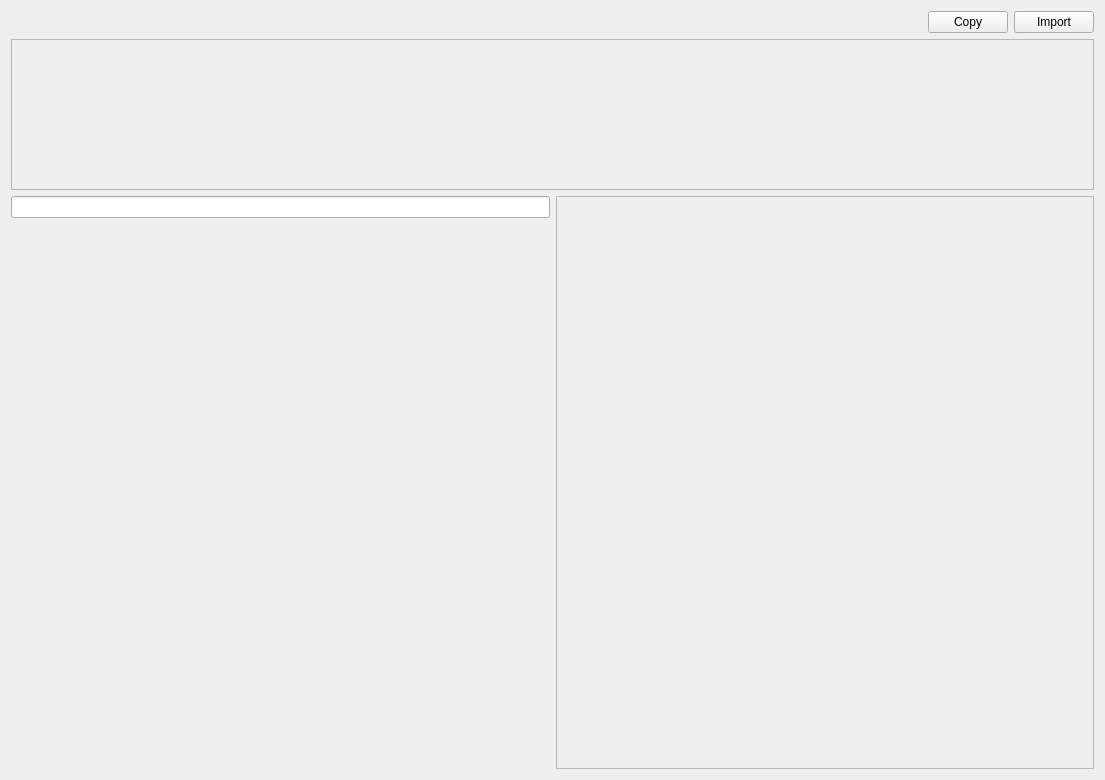
<?xml version="1.0" encoding="UTF-8"?>
<ui version="4.0">
 <class>QtGuiProgramDetails</class>
 <widget class="QWidget" name="QtGuiProgramDetails">
  <property name="geometry">
   <rect>
    <x>0</x>
    <y>0</y>
    <width>1105</width>
    <height>780</height>
   </rect>
  </property>
  <property name="windowTitle">
   <string>QtGuiProgramDetails</string>
  </property>
  <layout class="QVBoxLayout" name="verticalLayout_2">
   <item>
    <layout class="QHBoxLayout" name="horizontalLayout">
     <item>
      <spacer name="horizontalSpacer">
       <property name="orientation">
        <enum>Qt::Horizontal</enum>
       </property>
       <property name="sizeHint" stdset="0">
        <size>
         <width>40</width>
         <height>20</height>
        </size>
       </property>
      </spacer>
     </item>
     <item>
      <widget class="QPushButton" name="pushButtn_Copy">
       <property name="text">
        <string>Copy</string>
       </property>
      </widget>
     </item>
     <item>
      <widget class="QPushButton" name="pushButtn_Import">
       <property name="text">
        <string>Import</string>
       </property>
      </widget>
     </item>
    </layout>
   </item>
   <item>
    <widget class="QScrollArea" name="scrollArea_">
     <property name="sizePolicy">
      <sizepolicy hsizetype="Expanding" vsizetype="Fixed">
       <horstretch>0</horstretch>
       <verstretch>0</verstretch>
      </sizepolicy>
     </property>
     <property name="minimumSize">
      <size>
       <width>0</width>
       <height>151</height>
      </size>
     </property>
     <property name="widgetResizable">
      <bool>true</bool>
     </property>
     <widget class="QWidget" name="scrollAreaWidgetContents">
      <property name="geometry">
       <rect>
        <x>0</x>
        <y>0</y>
        <width>1081</width>
        <height>149</height>
       </rect>
      </property>
     </widget>
    </widget>
   </item>
   <item>
    <layout class="QHBoxLayout" name="horizontalLayout_3">
     <item>
      <layout class="QHBoxLayout" name="horizontalLayout_2" stretch="0">
       <item>
        <layout class="QVBoxLayout" name="verticalLayout" stretch="3,3">
         <item>
          <widget class="QLineEdit" name="lineEdit_ProgrmNam">
           <property name="sizePolicy">
            <sizepolicy hsizetype="Expanding" vsizetype="Fixed">
             <horstretch>0</horstretch>
             <verstretch>0</verstretch>
            </sizepolicy>
           </property>
          </widget>
         </item>
         <item>
          <widget class="QtGuiDisplay" name="my_widget" native="true">
           <property name="sizePolicy">
            <sizepolicy hsizetype="Ignored" vsizetype="Preferred">
             <horstretch>0</horstretch>
             <verstretch>0</verstretch>
            </sizepolicy>
           </property>
           <property name="minimumSize">
            <size>
             <width>533</width>
             <height>0</height>
            </size>
           </property>
          </widget>
         </item>
        </layout>
       </item>
      </layout>
     </item>
     <item>
      <widget class="QScrollArea" name="scrollArea">
       <property name="widgetResizable">
        <bool>true</bool>
       </property>
       <widget class="QWidget" name="scrollAreaWidgetContents_2">
        <property name="geometry">
         <rect>
          <x>0</x>
          <y>0</y>
          <width>535</width>
          <height>559</height>
         </rect>
        </property>
       </widget>
      </widget>
     </item>
    </layout>
   </item>
  </layout>
 </widget>
 <layoutdefault spacing="6" margin="11"/>
 <customwidgets>
  <customwidget>
   <class>QtGuiDisplay</class>
   <extends>QWidget</extends>
   <header>qtguidisplay.h</header>
   <container>1</container>
  </customwidget>
 </customwidgets>
 <resources/>
 <connections/>
</ui>
